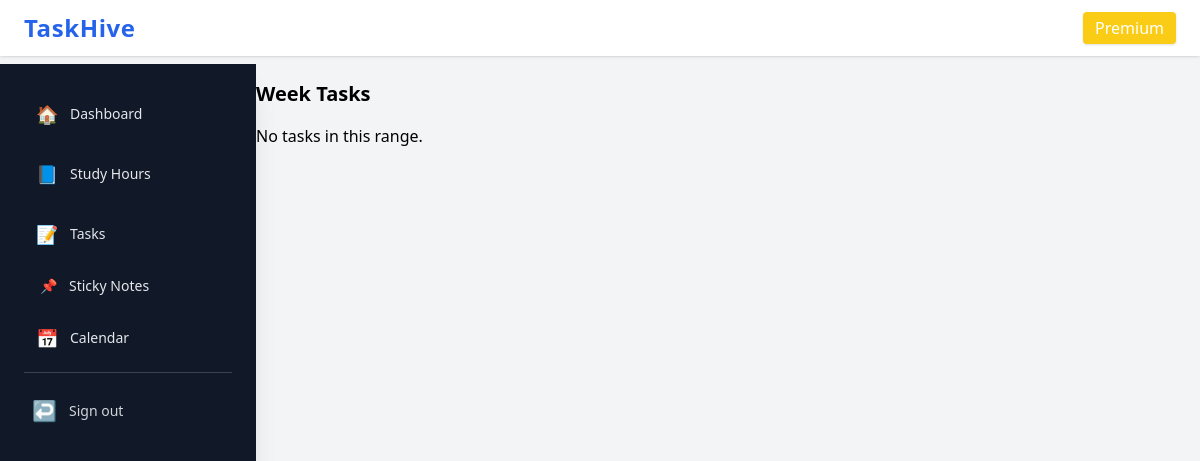
The app's page /calendar/filter/week/ (signed in), older data.
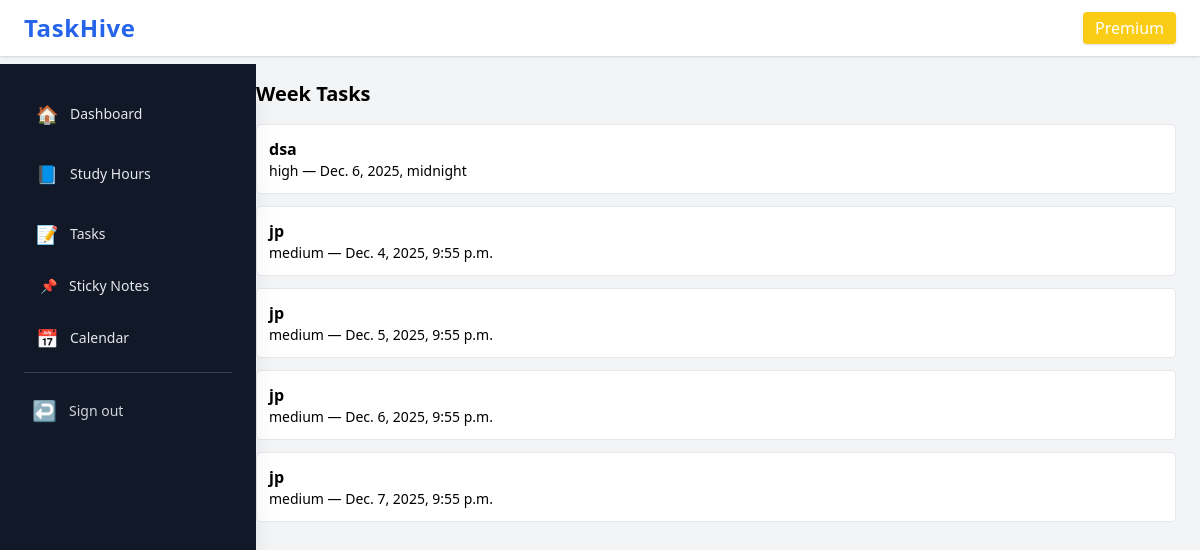
The same page, newer data.
### tasks/models.py (models this page shows, shortened)
class Task(models.Model):
    user = models.ForeignKey(User, on_delete=models.CASCADE)
    owner = models.ForeignKey(
        User,
        on_delete=models.CASCADE,
        related_name="task_owner",
        null=True,
        blank=True
    )
    category = models.ForeignKey(Category, on_delete=models.SET_NULL, null=True, blank=True)
    title = models.CharField(max_length=255)
    description = models.TextField(blank=True)
    priority = models.CharField(max_length=10, choices=PRIORITY, default='medium')
    due_date = models.DateTimeField(null=True, blank=True)
    reminder_at = models.DateTimeField(null=True, blank=True)
    starred = models.BooleanField(default=False)
    completed = models.BooleanField(default=False)
    repeat = models.CharField(max_length=20, choices=REPEAT, default='none')
    created_at = models.DateTimeField(auto_now_add=True)

### calendarapp/views.py (the view)
# urls.py: path("filter/<str:range>/", views.task_filter, name="task_filter"),
@login_required
def task_filter(request, range):
    today = date.today()
    if range == "today":
        tasks = Task.objects.filter(owner=request.user, due_date=today)
    elif range == "week":
        tasks = Task.objects.filter(
            owner=request.user,
            due_date__gte=today,
            due_date__lte=today + timedelta(days=7)
        )
    elif range == "month":
        tasks = Task.objects.filter(
            owner=request.user,
            due_date__gte=today,
            due_date__lte=today + timedelta(days=30)
        )
    else:
        tasks = []
    return render(request, "calendarapp/filter_results.html", {
        "range": range.capitalize(),
        "tasks": tasks,
    })

### calendarapp/templates/calendarapp/filter_results.html (shortened to what this page needs)
{% extends "dashboard/base.html" %}
{% block content %}
<h2 class="text-xl font-bold mb-4">{{ range }} Tasks</h2>
{% if tasks %}
  <div class="space-y-3">
    {% for t in tasks %}
      <div class="p-3 bg-white border rounded">
        <div class="font-bold">{{ t.title }}</div>
        <div class="text-sm">{{ t.priority }} — {{ t.due_date }}</div>
      </div>
    {% endfor %}
  </div>
{% else %}
  <p>No tasks in this range.</p>
{% endif %}
{% endblock %}

Row changes from the older to the newer data that the page shows:
added Task: title "dsa", priority "high", due_date "Dec. 6, 2025, midnight"
added Task: title "jp", priority "medium", due_date "Dec. 4, 2025, 9:55 p.m."
added Task: title "jp", priority "medium", due_date "Dec. 5, 2025, 9:55 p.m."
added Task: title "jp", priority "medium", due_date "Dec. 6, 2025, 9:55 p.m."
added Task: title "jp", priority "medium", due_date "Dec. 7, 2025, 9:55 p.m."
Text that changed along with them:
text no longer shown: "No tasks in this range."
